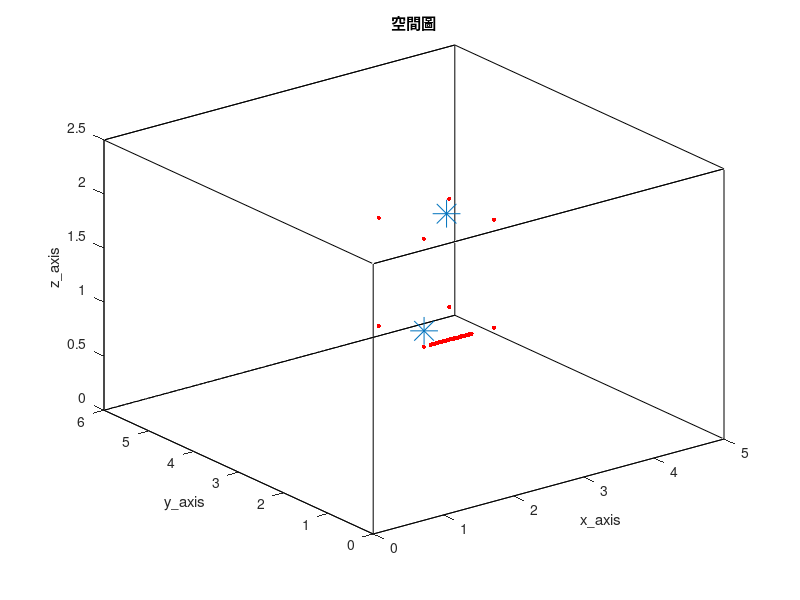

This figure's MATLAB source: (Note: this script raises an error after producing the figure.)
clc; clear;
close all;

% 加入資料夾 %
addpath('wpe_v1.33')

%% RIR parameter %%
SorNum = 2;                                              % source number
MicNum_TDOA = 8;                                         % TDOA麥克風數量
MicNum = 38;                                             % number of microphone
c = 343;                                                 % Sound velocity (m/s)
fs = 16000;                                              % Sample frequency (samples/s)

% distributed 8 mic %
mic_x = [ 200 ; 300 ; 300 ; 200 ; 200 ; 300 ; 300 ; 200 ]./100;
mic_y = [ 200 ; 200 ; 300 ; 300 ; 200 ; 200 ; 300 ; 300 ]./100;
mic_z = [ 100 ; 100 ; 100 ; 100 ; 200 ; 200 ; 200 ; 200 ]./100;
MicPos = [mic_x, mic_y, mic_z,];

% ULA 30 mics %
MicStart = [210, 200, 100]/100;
spacing = 0.02;
for i = MicNum_TDOA+1:MicNum
    MicPos(i, :) = [MicStart(1, 1)+(i-(MicNum_TDOA+1))*spacing, MicStart(1, 2), MicStart(1, 3)];
end

SorPos = [210, 215, 110; 290, 290, 190]/100;                            % source position (m)
room_dim = [500, 600, 250]/100;                          % Room dimensions [x y z] (m)
%%%%%%%%%%%%%%%%%%%%%%%%%%%%%%%%%%%%%%%%%%%%%%%%%%%%%%%%%%%%%%%%%%%%%%%%%%%%%%%%%%%%%%%%%%%%%%%%%%%%%%%%%%%%%%%%%%%
reverberation_time = 0.2;                                % Reverberation time (s)
points_rir = 2048;                                       % Number of rir points (需比 reverberation time 還長)
look_mic = 10;
%%%%%%%%%%%%%%%%%%%%%%%%%%%%%%%%%%%%%%%%%%%%%%%%%%%%%%%%%%%%%%%%%%%%%%%%%%%%%%%%%%%%%%%%%%%%%%%%%%%%%%%%%%%%%%%%%%%
mtype = 'omnidirectional';                               % Type of microphone
order = -1;                                              % -1 equals maximum reflection order!
dim = 3;                                                 % Room dimension
orientation = 0;                                         % Microphone orientation (rad)
hp_filter = 1;                                           % Disable high-pass filter

% 畫空間圖 %
figure(1);
plot3( [0 room_dim(1, 1) room_dim(1, 1) 0 0 0 room_dim(1, 1) room_dim(1, 1) 0 0 room_dim(1, 1) room_dim(1, 1) 0 0 room_dim(1, 1) room_dim(1, 1)], ...
       [0 0 room_dim(1, 2) room_dim(1, 2) 0 0 0 room_dim(1, 2) room_dim(1, 2) room_dim(1, 2) room_dim(1, 2) room_dim(1, 2) room_dim(1, 2) 0 0 0], ...
       [0 0 0 0 0 room_dim(1, 3) room_dim(1, 3) room_dim(1, 3) room_dim(1, 3) 0 0 room_dim(1, 3) room_dim(1, 3) room_dim(1, 3) room_dim(1, 3) 0] , 'k')
hold on
plot3(MicPos(:, 1), MicPos(:, 2), MicPos(:, 3), 'r.', 'MarkerSize', 10)
hold on
plot3(SorPos(:, 1), SorPos(:, 2), SorPos(:, 3), '*', 'MarkerSize', 20)
hold off
xlabel('x\_axis')
ylabel('y\_axis')
zlabel('z\_axis')
title('空間圖')
shg

%% generate ground-truth RIR (h) %%
% 產生 RIR 和存.mat 檔 %
h = zeros(MicNum, SorNum, points_rir);
h(:, 1, :) = rir_generator(c, fs, MicPos, SorPos(1, :), room_dim, reverberation_time, points_rir, mtype, order, dim, orientation, hp_filter);
h(:, 2, :) = rir_generator(c, fs, MicPos, SorPos(2, :), room_dim, reverberation_time, points_rir, mtype, order, dim, orientation, hp_filter);
rir_filename_str = ['h_TIKR\h_', string(reverberation_time), 'x', string(MicNum), 'x', string(SorNum), 'x', string(points_rir), '.mat'];
rir_filemane = join(rir_filename_str, '');
save(rir_filemane, 'h')

% load RIR 的 .mat 檔 %
rir_filename_str = ['h_TIKR\h_', string(reverberation_time), 'x', string(MicNum), 'x', string(SorNum), 'x', string(points_rir), '.mat'];
rir_filemane = join(rir_filename_str, '');
load(rir_filemane)

% 畫 ground-truth RIR time plot %
figure(2)
subplot(2, 1, 1);
plot(squeeze(h(look_mic, 1, :)).', 'r');
title('source RIR')
xlabel('points')
ylabel('amplitude')

subplot(2, 1, 2);
plot(squeeze(h(look_mic, 2, :)).', 'r');
title('interferer RIR')
xlabel('points')
ylabel('amplitude')
shg

%% window parameter %%
NFFT = 1024;
hopsize = 256;

% windows %
win = hamming(NFFT);
osfac = round(NFFT/hopsize);

frequency = NFFT/2 + 1;
L = length(hopsize:hopsize:points_rir+2*NFFT-2);    % (len(win) + len(win) - 1) + points_rir - 1
L_vector = 1:1:L;
freqs_vector = linspace(0, fs/2, frequency);

%% 讀音檔 (source) %%
Second = 23;
SorLen =  Second*fs;

% load speech source %
source_transpose = zeros(SorLen, SorNum);
[source_transpose(:, 1), ~] = audioread('245.wav', [1, SorLen]);
[source_transpose(:, 2), ~] = audioread('313.wav', [1, SorLen]);% speech source
source = source_transpose.';

%% compute source signal for frequency (S) %%
% source 轉頻域 %
source_transpose = source.';
[S, ~, ~] = stft(source_transpose, fs, Window=win, OverlapLength=NFFT-hopsize, FFTLength=NFFT, FrequencyRange='onesided');

NumOfFrame = size(S, 2);
NumOfFrame_vector = 1:1:NumOfFrame;

%% 產生麥克風訊號，先在時域上 convolution 再做 stft %%
% convolution source and RIR %
hs_source = zeros(MicNum, points_rir+SorLen-1);
hs_interferer = zeros(MicNum, points_rir+SorLen-1);
for i = 1 : MicNum
    hs_source(i, :) = conv(squeeze(h(i, 1, :)).', source(1, :));
    hs_interferer(i, :) = conv(squeeze(h(i, 2, :)).', source(2, :));
end

hs_noisy = hs_source + hs_interferer;

% 從 hs 擷取需要的麥克風信號 y %
extra_delay = (ceil(NFFT/hopsize) - 1)*hopsize;    % put delay for equilization between time convolution and CTF

y_source_delay = zeros(MicNum, SorLen);
y_source_delay(:, extra_delay+1:end) = hs_source(:, 1:SorLen-extra_delay);
y_source_nodelay = hs_source(:, 1:SorLen);

y_interferer_delay = zeros(MicNum, SorLen);
y_interferer_delay(:, extra_delay+1:end) = hs_interferer(:, 1:SorLen-extra_delay);
y_interferer_nodelay = hs_interferer(:, 1:SorLen);

y_noisy = hs_noisy(:, 1:SorLen);

% 各種 y 轉頻域 %
[Y_source_delay, ~, ~] = stft(y_source_delay.', fs, Window=win, OverlapLength=NFFT-hopsize, FFTLength=NFFT, FrequencyRange='onesided');
[Y_interferer_delay, ~, ~] = stft(y_interferer_delay.', fs, Window=win, OverlapLength=NFFT-hopsize, FFTLength=NFFT, FrequencyRange='onesided');


%% WPE %%
% do wpe %
y_source_wpe = wpe(y_source_nodelay.', 'wpe_parameter.m');
y_source_wpe = y_source_wpe.';

y_interferer_wpe = wpe(y_interferer_nodelay.', 'wpe_parameter.m');
y_interferer_wpe = y_interferer_wpe.';

% 存 wpe mat %
y_wpe_filename_str = ['y_TIKR\y_source_wpe-', string(reverberation_time), '.mat'];
y_wpe_filename = join(y_wpe_filename_str, '');
save(y_wpe_filename, 'y_source_wpe')

y_wpe_filename_str = ['y_TIKR\y_interferer_wpe-', string(reverberation_time), '.mat'];
y_wpe_filename = join(y_wpe_filename_str, '');
save(y_wpe_filename, 'y_interferer_wpe')

% load y_wpe %
y_wpe_filename_str = ['y_TIKR\y_source_wpe-', string(reverberation_time), '.mat'];
y_wpe_filename = join(y_wpe_filename_str, '');
load(y_wpe_filename);

y_wpe_filename_str = ['y_TIKR\y_interferer_wpe-', string(reverberation_time), '.mat'];
y_wpe_filename = join(y_wpe_filename_str, '');
load(y_wpe_filename);

%% DAS beamformer %%
% 算 mic 與 source 之距離 %
distance = zeros(MicNum, SorNum);
for i = 1 : MicNum
    distance(i, 1) =  sqrt(sum((SorPos(1, :) - MicPos(i, :)).^2));
    distance(i, 2) =  sqrt(sum((SorPos(2, :) - MicPos(i, :)).^2));
end

% 算 freefield ATF %
a = zeros(MicNum, SorNum, frequency);
for n = 1:frequency
    omega = 2*pi*freqs_vector(n);
    a(:, 1, n) = exp(-1j*omega/c*distance(:, 1))./distance(:, 1);
    a(:, 2, n) = exp(-1j*omega/c*distance(:, 2))./distance(:, 2);
end

% 算 DAS weight %
w = a/MicNum;

% 算 Y_DAS %
[Y_source_wpe, ~, ~] = stft(y_source_wpe.', fs, Window=win, OverlapLength=NFFT-hopsize, FFTLength=NFFT, FrequencyRange='onesided');
[Y_interferer_wpe, ~, ~] = stft(y_interferer_wpe.', fs, Window=win, OverlapLength=NFFT-hopsize, FFTLength=NFFT, FrequencyRange='onesided');

S_source_DAS = zeros(frequency, NumOfFrame);
S_interferer_DAS = zeros(frequency, NumOfFrame);
for FrameNo= 1:NumOfFrame
    for n = 1: frequency
         S_source_DAS(n, FrameNo) = w(:, 1, n)'*squeeze(Y_source_wpe(n, FrameNo, :));
         S_interferer_DAS(n, FrameNo) = w(:, 2, n)'*squeeze(Y_interferer_wpe(n, FrameNo, :));
    end  

end

%% predict CTF with Kalman filter (A) %%
start_ini_frame = L;
ini_frame = NumOfFrame;

% Kalman filter %
A_source = zeros(MicNum, L, frequency);
A_interferer = zeros(MicNum, L, frequency);
tic
parfor i = 1:MicNum
    for n =1:frequency
        weight_source = zeros(L, 1);
        weight_interferer = zeros(L, 1);
        P_source = 0.5*eye(L);    % error covariance matrix %
        P_interferer = 0.5*eye(L);    % error covariance matrix %
        K_source = zeros(L, 1);    % Kalman gain %
        K_interferer = zeros(L, 1);    % Kalman gain %
        R_source = 10^(-3);    % measurement noise covariance matrix %
        R_interferer = 10^(-3);    % measurement noise covariance matrix %
        for FrameNo = start_ini_frame:ini_frame
            % no time update only have measurement update %
            K_source = P_source*flip(S_source_DAS(n, FrameNo-L+1:FrameNo).')*inv(conj(flip(S_source_DAS(n, FrameNo-L+1:FrameNo)))*P_source*flip(S_source_DAS(n, FrameNo-L+1:FrameNo).') + R_source);
            K_interferer = P_interferer*flip(S_interferer_DAS(n, FrameNo-L+1:FrameNo).')*inv(conj(flip(S_interferer_DAS(n, FrameNo-L+1:FrameNo)))*P_interferer*flip(S_interferer_DAS(n, FrameNo-L+1:FrameNo).') + R_interferer);
            weight_source = weight_source + K_source*(conj(Y_source_delay(n, FrameNo, i)) - conj(flip(S_source_DAS(n, FrameNo-L+1:FrameNo)))*weight_source);
            weight_interferer = weight_interferer + K_interferer*(conj(Y_interferer_delay(n, FrameNo, i)) - conj(flip(S_interferer_DAS(n, FrameNo-L+1:FrameNo)))*weight_interferer);
            P_source = P_source - K_source*conj(flip(S_source_DAS(n, FrameNo-L+1:FrameNo)))*P_source;
            P_interferer = P_interferer - K_interferer*conj(flip(S_interferer_DAS(n, FrameNo-L+1:FrameNo)))*P_interferer;
        end
    
        A_source(i, :, n) = weight_source';
        A_interferer(i, :, n) = weight_interferer';
    end

end
toc

%% A 轉回時域且算 NRMSPM (A_tdomain NRMSPM) %%
A_source_forrecon = zeros(frequency, L, MicNum);
A_interferer_forrecon = zeros(frequency, L, MicNum);

for i = 1 : MicNum
    A_source_forrecon(:, :, i) = squeeze(A_source(i, :, :)).';
    A_interferer_forrecon(:, :, i) = squeeze(A_interferer(i, :, :)).';
end

A_source_tdomain = reconstruct_RIR_normalwindow(points_rir, NFFT, hopsize, L, win, fs, frequency, MicNum, A_source_forrecon);
A_interferer_tdomain = reconstruct_RIR_normalwindow(points_rir, NFFT, hopsize, L, win, fs, frequency, MicNum, A_interferer_forrecon);
A_source_tdomain = A_source_tdomain(:, hopsize*(osfac-1)+1:end);
A_interferer_tdomain = A_interferer_tdomain(:, hopsize*(osfac-1)+1:end);
ratio_A_source_tdomain = zeros(MicNum, 1);
ratio_A_interferer_tdomain = zeros(MicNum, 1);
for i = 1:MicNum
    ratio_A_source_tdomain(i, :) = max(abs(h(i, 1, :)))/max(abs(A_source_tdomain(i, :)));
    ratio_A_interferer_tdomain(i, :) = max(abs(h(i, 2, :)))/max(abs(A_interferer_tdomain(i, :)));
end

A_source_tdomain = A_source_tdomain.*ratio_A_source_tdomain;
A_interferer_tdomain = A_interferer_tdomain.*ratio_A_interferer_tdomain;

% 畫 A_tdomain time plot
figure(3)
subplot(2, 1, 1);
plot(squeeze(h(look_mic, 1, :)).', 'r');
hold on
plot(A_source_tdomain(look_mic, :), 'b');
hold off
title('estimated source RIR')
legend('ground-truth RIR', 'estimated RIR')
xlabel('points')
ylabel('amplitude')
shg

subplot(2, 1, 2);
plot(squeeze(h(look_mic, 2, :)).', 'r');
hold on
plot(A_interferer_tdomain(look_mic, :), 'b');
hold off
title('estimated interferer RIR')
legend('ground-truth RIR', 'estimated RIR')
xlabel('points')
ylabel('amplitude')
shg

%  算 NRMSPM %
h_NRMSPM = reshape(squeeze(h(:, 1, :)).', [MicNum*points_rir 1]);
aa_NRMSPM = reshape(A_source_tdomain.', [MicNum*points_rir 1]);
NRMSPM_source = 20*log10(norm(h_NRMSPM-h_NRMSPM.'*aa_NRMSPM/(aa_NRMSPM.'*aa_NRMSPM)*aa_NRMSPM)/norm(h_NRMSPM));

h_NRMSPM = reshape(squeeze(h(:, 2, :)).', [MicNum*points_rir 1]);
aa_NRMSPM = reshape(A_interferer_tdomain.', [MicNum*points_rir 1]);
NRMSPM_interferer = 20*log10(norm(h_NRMSPM-h_NRMSPM.'*aa_NRMSPM/(aa_NRMSPM.'*aa_NRMSPM)*aa_NRMSPM)/norm(h_NRMSPM));

%%  source seperation with TIKR (source_TIKR) %%
% A_tdomain 轉頻域 %
frequency_ATF = points_rir/2 + 1;
ATF = zeros(MicNum, SorNum, frequency_ATF);
ATF_temp = fft(A_source_tdomain, points_rir, 2);
ATF(:, 1, :) = ATF_temp(:, 1:frequency_ATF);
ATF_temp = fft(A_interferer_tdomain, points_rir, 2);
ATF(:, 2, :) = ATF_temp(:, 1:frequency_ATF);

% noisy 麥克風訊號轉 stft %
[Y_noisy, ~, ~] = stft(y_noisy.', fs, Window=hamming(points_rir), OverlapLength=points_rir-points_rir/4, FFTLength=points_rir, FrequencyRange='onesided');
NumOfFrame_ATF =  size(Y_noisy, 2);

% do TIKR %
beta = 1e-5;
S_TIKR = zeros(frequency_ATF, NumOfFrame_ATF, SorNum);
for n = 1:frequency_ATF
    for FrameNo = 1:NumOfFrame_ATF
        S_TIKR(n, FrameNo, :) = inv(ATF(:, :, n)'*ATF(:, :, n) + beta*eye(SorNum))*ATF(:, :, n)'*squeeze(Y_noisy(n, FrameNo, :));
    end
end

source_TIKR_transpose = istft(S_TIKR, fs, Window=hamming(points_rir), OverlapLength=points_rir-points_rir/4, FFTLength=points_rir, ConjugateSymmetric=true, FrequencyRange='onesided');
source_TIKR = source_TIKR_transpose.';

%% save .wav 檔 %%
point_start_save = 18*fs;

audiowrite('wav_TIKR\source_ground-truth.wav', source(1, point_start_save:end), fs)
audiowrite('wav_TIKR\interferer_ground-truth.wav', source(2, point_start_save:end), fs)

ratio_y_noisy = 0.8 / max(abs(y_noisy(look_mic, point_start_save:end))) ;
y_filemane_str = ['wav_TIKR\y_noisy_', string(reverberation_time), '.wav'];
y_filemane = join(y_filemane_str, '');
audiowrite(y_filemane, y_noisy(look_mic, point_start_save:end)*ratio_y_noisy, fs)

source_TIKR_filemane_str = ['wav_TIKR\source_TIKR_', string(reverberation_time), '.wav'];
source_TIKR_filemane = join(source_TIKR_filemane_str, '');
audiowrite(source_TIKR_filemane, source_TIKR(1, point_start_save:end), fs)

source_interferer_filemane_str = ['wav_TIKR\interferer_TIKR_', string(reverberation_time), '.wav'];
source_interferer_filemane = join(source_interferer_filemane_str, '');
audiowrite(source_interferer_filemane, source_TIKR(2, point_start_save:end), fs)

fprintf('done\n')
